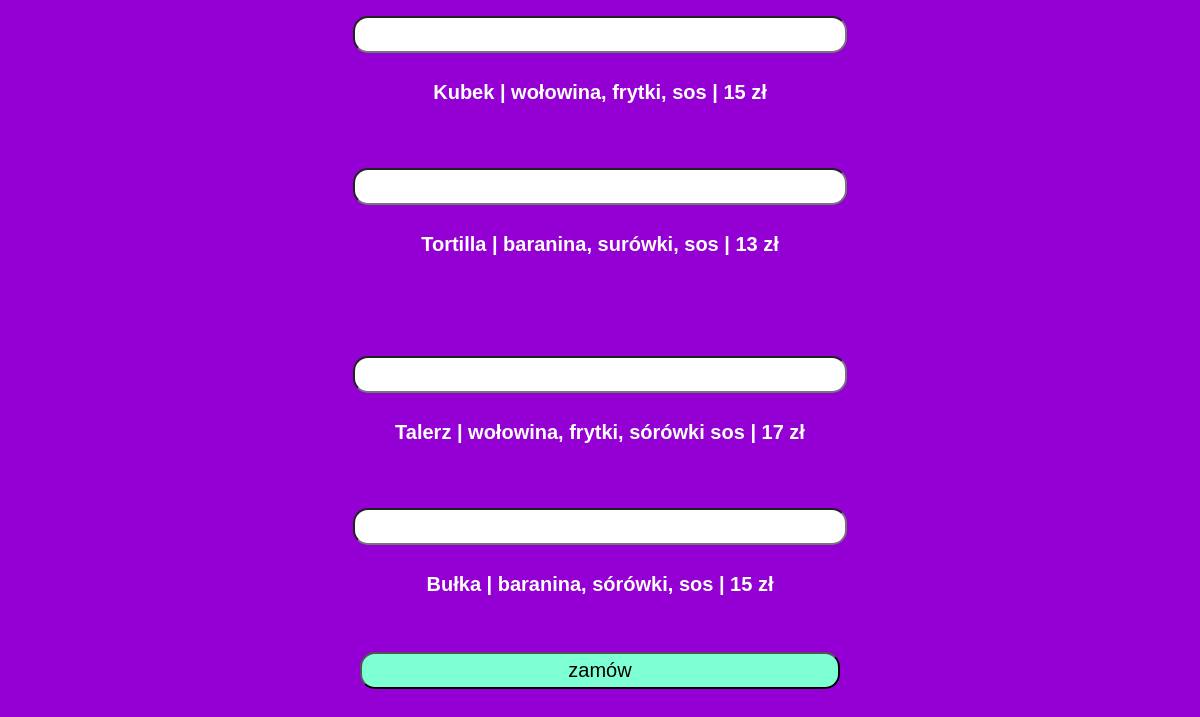
The app's page /menu2.php (signed in) with its own data.
### tables this page shows
CREATE TABLE `menu2` (
  `id` int(11) NOT NULL,
  `nazwa` varchar(30) NOT NULL,
  `skladniki` varchar(150) NOT NULL,
  `cena` float NOT NULL
);

### menu2.php (the view, shortened to what this page needs)
<!DOCTYPE HTML>
<html lang="pl">
<head>
	<link rel="stylesheet" href="style.css"/>
</head>
<body>
<form action="zamow.php" method="post">
	<input type='number' name='ilosc1' class="wpisywanie2"/><br/>
		<?php
			require_once "connect.php";
			$polaczenie = @new mysqli($host, $db_user, $db_password, $db_name);
				$pizza=@$polaczenie->query("SELECT nazwa, skladniki, cena FROM menu2 WHERE id=1");
				$pizzaAs=$pizza->fetch_assoc();
				$zmienna1=$pizzaAs['nazwa'];
				$zmienna2=$pizzaAs['skladniki'];
				$zmienna3=$pizzaAs['cena'];
				echo ("<h3>$zmienna1	|	$zmienna2	|	$zmienna3 zł</h3>");
		?>
		<br/>
		<br/>
	<input type='number' name='ilosc2' class="wpisywanie2"/><br/>
		<?php
			require_once "connect.php";
			$polaczenie = @new mysqli($host, $db_user, $db_password, $db_name);
				$pizza=@$polaczenie->query("SELECT nazwa, skladniki, cena FROM menu2 WHERE id=2");
				$pizzaAs=$pizza->fetch_assoc();
				$zmienna1=$pizzaAs['nazwa'];
				$zmienna2=$pizzaAs['skladniki'];
				$zmienna3=$pizzaAs['cena'];
				echo ("<h3>$zmienna1	|	$zmienna2	|	$zmienna3 zł</h3>");
		?>
		<br/>
		<br/>
		<br/>
		<br/>
	<input type='number' name='ilosc3' class="wpisywanie2"/><br/>
		<?php
			require_once "connect.php";
			$polaczenie = @new mysqli($host, $db_user, $db_password, $db_name);
				$pizza=@$polaczenie->query("SELECT nazwa, skladniki, cena FROM menu2 WHERE id=3");
				$pizzaAs=$pizza->fetch_assoc();
				$zmienna1=$pizzaAs['nazwa'];
				$zmienna2=$pizzaAs['skladniki'];
				$zmienna3=$pizzaAs['cena'];
				echo ("<h3>$zmienna1	|	$zmienna2	|	$zmienna3 zł</h3>");
		?>
		<br/>
		<br/>
	<input type='number' name='ilosc4' class="wpisywanie2"/><br/>
		<?php
			require_once "connect.php";
			$polaczenie = @new mysqli($host, $db_user, $db_password, $db_name);
				$pizza=@$polaczenie->query("SELECT nazwa, skladniki, cena FROM menu2 WHERE id=4");
				$pizzaAs=$pizza->fetch_assoc();
				$zmienna1=$pizzaAs['nazwa'];
				$zmienna2=$pizzaAs['skladniki'];
				$zmienna3=$pizzaAs['cena'];
				echo ("<h3>$zmienna1	|	$zmienna2	|	$zmienna3 zł</h3>");
		?>
		<br/>
		<br/>
		<input type="submit" value="zamów" class="przycisk"/>
</form>
</body>
</html>

### style.css (style rules this page uses)
.przycisk { width: 480px; padding: 5px; border-radius: 15px; text-align: center; color: black; font-size: 20px; background-color: #7FFFD4; }
body { text-align: center; background-color: #9400D3; }
.wpisywanie2 { width: 480px; heigh: 300px; padding: 5px; margin: 8px; border-radius: 15px; text-align: center; font-size: 20px; }
h3 { font-family: „Roboto”, sans-serif; font-size: 20px; color: white; text-align: center; }

### records on screen
menu2: nazwa "Kubek", skladniki "wołowina, frytki, sos", cena "15"
menu2: nazwa "Tortilla", skladniki "baranina, surówki, sos", cena "13"
menu2: nazwa "Talerz", skladniki "wołowina, frytki, sórówki sos", cena "17"
menu2: nazwa "Bułka", skladniki "baranina, sórówki, sos", cena "15"
